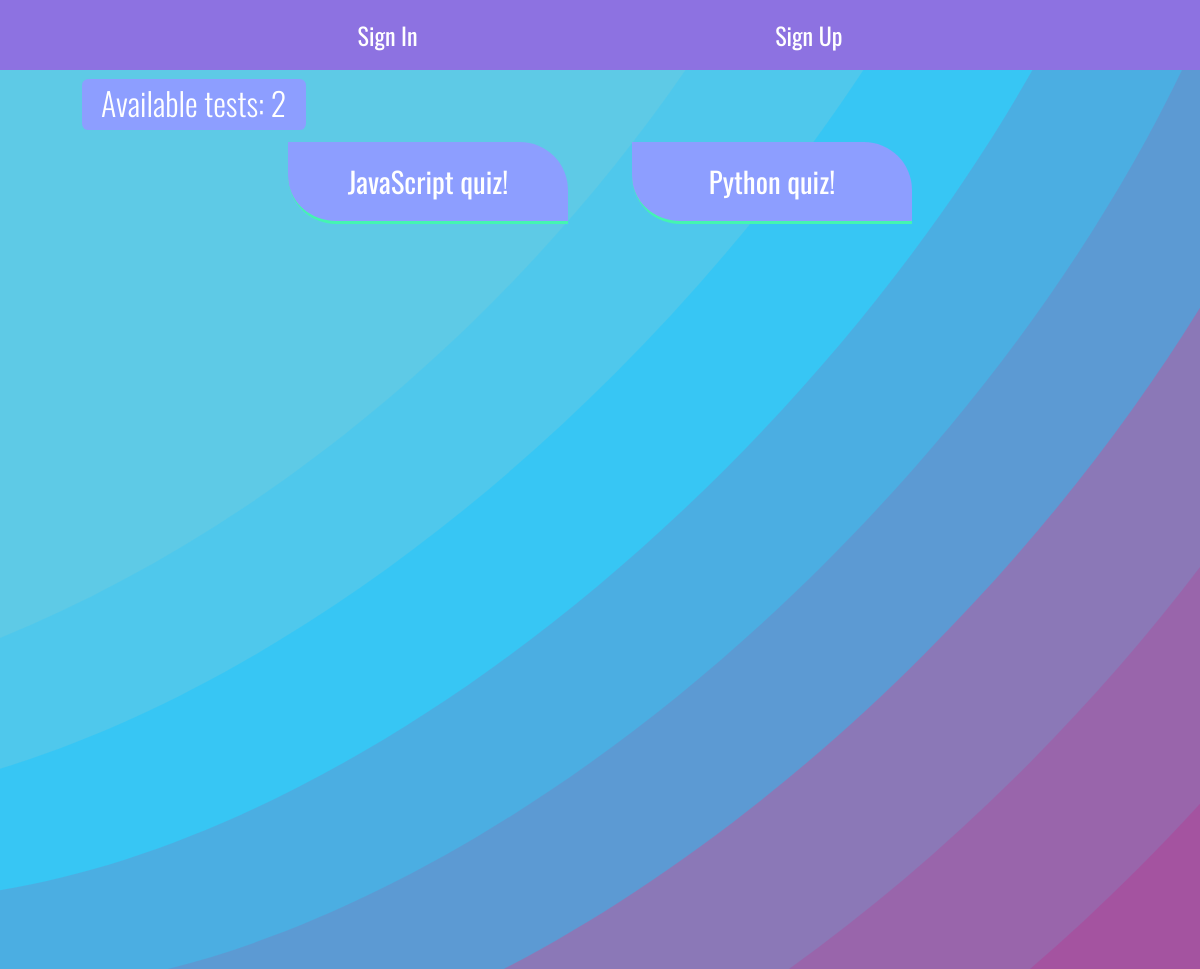
The app's page /, older data.
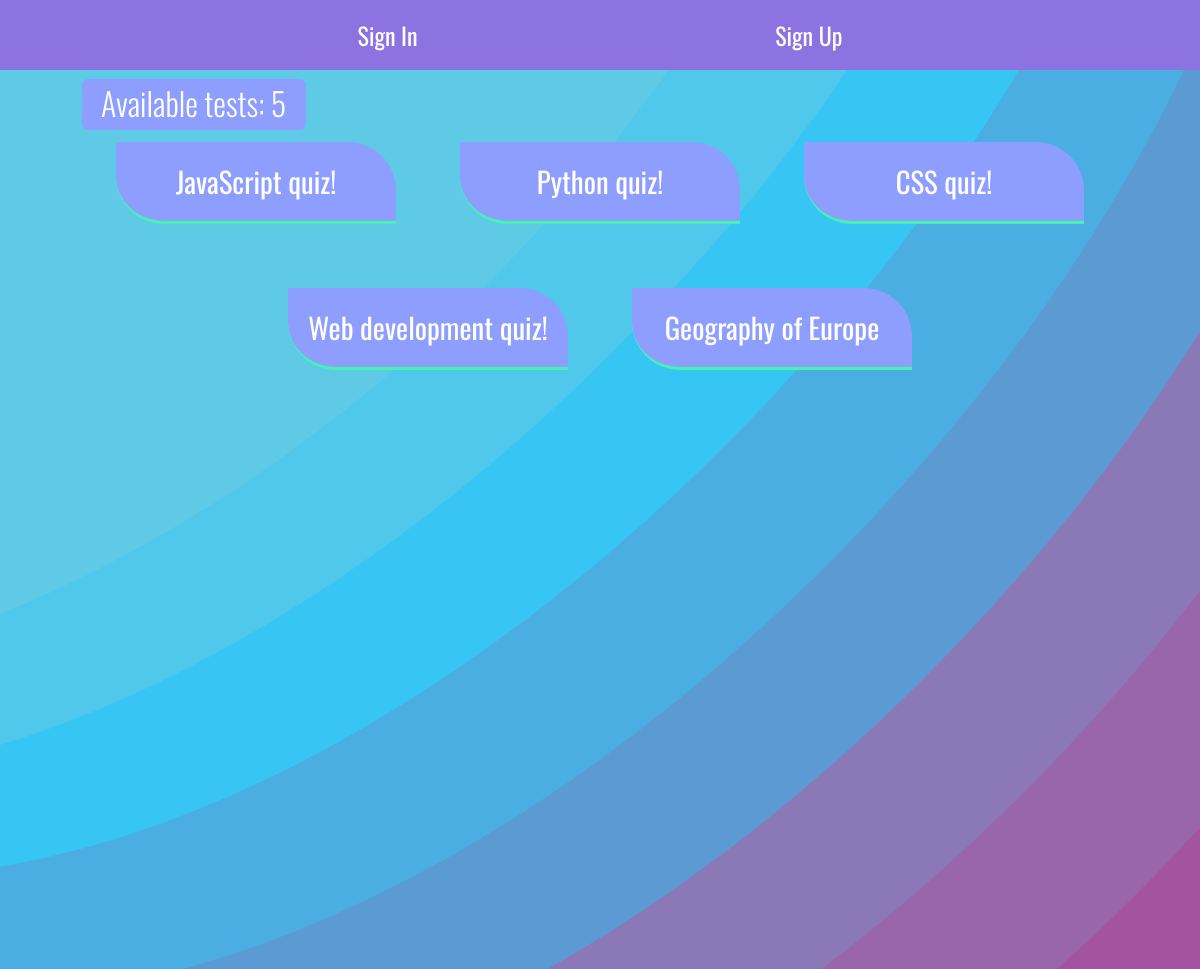
The same page, newer data.
### questions/models.py (models this page shows, shortened)
class GroupQuestion(models.Model):
    group_name = models.CharField(max_length=250)
    description = models.CharField(max_length=100, blank=True, default='')

### questions/views.py (the view)
# urls.py: path('', HomePage.as_view(), name='index'),
class HomePage(View):
    template_name = 'index.html'
    def get(self, request):
        return render(request, 'index.html', {
            'groups': GroupQuestion.objects.all(),
            'total_groups': GroupQuestion.objects.all().count()
          })

### templates/index.html (shortened to what this page needs)
{% extends 'base.html' %}
{% block content %}
    <div class="group__list">
         <p class="total__groups">Available tests: {{ total_groups }}</p>
        {% for group in groups %}
        <div class="group">
            <div>
                <p class="group__title"><a href="questions/{{ group.pk }}" class="link">{{ group.group_name }}</a></p>
                <p class="group__description">{{ group.description }}</p>
            </div>
        </div>
        {% endfor %}
    </div>
{% endblock %}

### templates/base.html (shortened to what this page needs)
{% load static %}
<!DOCTYPE html>
<html lang="en">
<head>
    <link rel="stylesheet" href="{% static 'css/style.css' %}">
</head>
<body class="container">
    {% block header %}
        {% include 'include/header.html' %}
    {% endblock %}
    {% block content %} {% endblock %}
</body>
</html>

### templates/include/header.html
<navbar class="navbar">
    {% if user.is_authenticated %}
        <li class="nav__li"><a href="{% url 'index' %}" class="link">Home</a></li>
        <div class="auth__links">
            <li class="nav__li user">Hello, {{ user }}</li>
            <li class="nav__li"><a href="{% url 'users:logout' %}" class="link">Logout</a></li>
        </div>
    {% else %}
        <li class="nav__li"><a href="{% url 'users:login' %}" class="link">Sign In</a></li>
        <li class="nav__li"><a href="{% url 'users:signup' %}" class="link">Sign Up</a></li>
    {% endif %}
</navbar>

### static/css/style.css (style rules this page uses)
* { box-sizing: border-box; margin: 0px; padding: 0px; font-size: 16px; font-family: 'Oswald', sans-serif; }
.container { display: flex; flex-direction: column; justify-content: center; }
.navbar { display: flex; justify-content: space-evenly; flex-direction: row; background-color: #8D72E1; height: 70px; }
.nav__li { list-style-type: none; display: flex; align-items: center; }
.link { font-size: 1.5em; text-decoration: none; color: #fff; transition: 0.5s; }
.group__list { position: relative; background-image: url('/static/background.svg'); background-repeat:no-repeat; background-size: cover; display: flex; justify-content: center; width: 100%; height: 899px; padding: 2.5em; flex-wrap: wrap; align-content: flex-start }
.total__groups { font-size: 2em; color: #fff; position: absolute; font-weight: 300; left: 6.8%; top: 1%; background-color: #8D9EFF; height: 1.6em; width: 7em; text-align: center; border-radius: 0.2em; }
.group { display: flex; flex-direction: column; justify-content: space-between; padding: 0.5em; background-color: #8D9EFF; width: 280px; height: 10%; margin: 2em; border-bottom-left-radius: 3em; border-top-right-radius: 3em; overflow: hidden; transition: 0.5s; border-bottom: 3px solid #44f5b1; }
.group__title { padding: 10px; font-size: 1.2em; text-align: center; }
.group__description { padding: 10px; font-size: 1.2em; text-align: justify; color: #fff; }

Row changes from the older to the newer data that the page shows:
added GroupQuestion: group_name "CSS quiz!"
added GroupQuestion: group_name "Web development quiz!"
added GroupQuestion: group_name "Geography of Europe"
Text that changed along with them:
{{ total_groups }}: "2" → "5"
